Frame 1 (no input): blank canvas, image omitted
Frame 60 (no input): blank canvas, image omitted
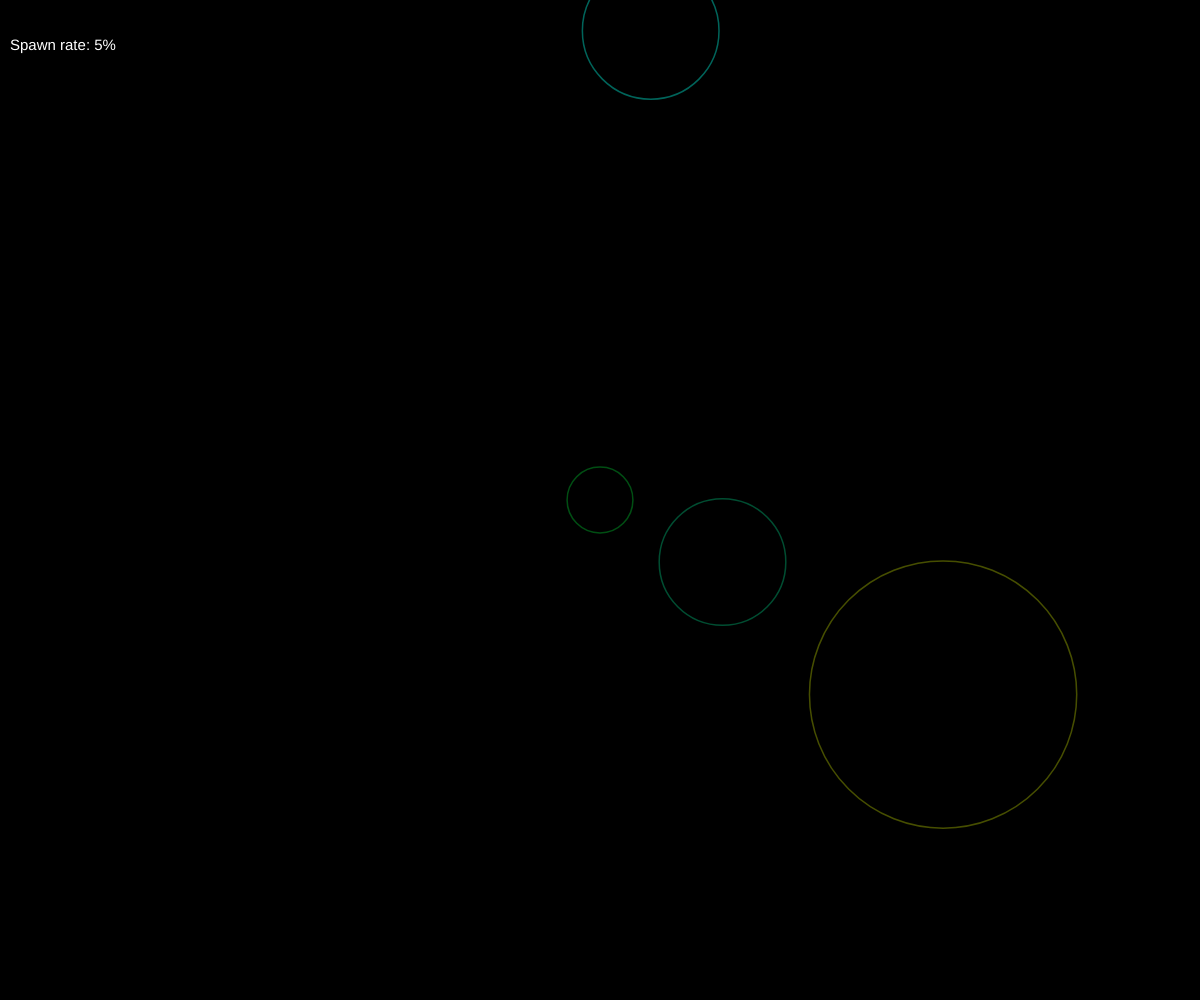
Frame 120 (the mouse pressed at the canvas centre since frame 60)

The p5.js sketch whose frames 1 and 60 were blank and that drew this single picture after the mouse press (run headless with seeded random() and noise() and a simulated clock; from frame 60 on, the mouse is pressed at the canvas centre):

// p5.js sketch
// ── sketch.js
let splashes = [];
let spawnRate = 5;

function setup() {
	createCanvas(windowWidth, windowHeight);
	background(0);
	fill(255);
	ellipseMode(CENTER);
	textSize(15);
}

function draw() {
	blendMode(BLEND);
	background(0);
	blendMode(ADD);
	for(splash of splashes){
		splash.draw();
		splash.update();
		if(splash.age >= 150)
			splashes.splice(splashes.indexOf(splash), 1);
	}
	if(random(0,100) <= spawnRate){
		splashes.push(new Splash(random(0,width), random(0,height)));
	}
	noStroke();
	fill(255);
	blendMode(BLEND);
	text("Spawn rate: " + spawnRate +"%", 10, 50);
}

function mousePressed(){
	splashes.push(new Splash(mouseX, mouseY));
}

function windowResized(){
	setup();
}

function keyPressed(){
	switch(keyCode){
		case UP_ARROW:
			spawnRate++;
			spawnRate = spawnRate > 100 ? 100 : spawnRate;
			break;
		case DOWN_ARROW:
			spawnRate--;
			spawnRate = spawnRate < 0 ? 0 : spawnRate;
			break;
	}
}

var lifeTime = 150;
var maxAge = 0;
var thickness = 1.5;

function Splash(x,y){
	this.x = x;
	this.y = y;
	this.age = 0;
	this.size = 0;
	this.radiusChange = random(1,5);
	this.hue = random(360);
	this.alpha = 100;
}

Splash.prototype.draw = function(){
	push();
	colorMode(HSB, 360, 100, 100, 100);
	noFill();
	strokeWeight(thickness)
	stroke(this.hue, 100, 50, this.alpha);
	ellipse(this.x, this.y, this.size, this.size);
	pop();
}

Splash.prototype.update = function(){
	this.age++;
	this.size += this.radiusChange;
	this.alpha -= 100/lifeTime;
	this.hue = (this.hue+5)%360;
}
// ── Splash.js
var historyLength = 150;
var maxAge = 0;
var thickness = 3;

function Splash(x,y){
	this.x = x;
	this.y = y;
	this.age = 0;
	this.size = 0;
	this.radiusChange = random(1,5);
	this.color = new Color(true);
	this.pg = createGraphics(this.radiusChange*historyLength, this.radiusChange*historyLength);
	this.pg.ellipseMode(CENTER);
	this.pg.noStroke();
}

Splash.prototype.draw = function(){
	this.pg.fill(this.color.r, this.color.g, this.color.b, this.color.alpha);
	this.pg.ellipse(this.pg.width/2, this.pg.height/2, this.size, this.size);
	this.pg.fill(0);
	this.pg.ellipse(this.pg.width/2, this.pg.height/2, this.size-thickness, this.size-thickness);
	image(this.pg, this.x, this.y);
}

Splash.prototype.update = function(){
	this.age++;
	this.size += this.radiusChange;
	this.color.alpha-=255/historyLength;
	this.color.cycle();
}

function Color(log){
	picker = floor(random(0,6));
	this.r = [0,1,2].indexOf(picker) > -1 ? 255 : 0;
	this.g = [2,3,4].indexOf(picker) > -1 ? 255 : 0;
	this.b = [4,5,0].indexOf(picker) > -1 ? 255 : 0;
	this.alpha = 255;
	this.cycleRate = random(1,50);
}

function Circle(color){
	this.color = new Color(false);
	this.color.r = color.r;
	this.color.g = color.g;
	this.color.b = color.b;
	this.size = 1;
}

Color.prototype.cycle = function(){
		let step = this.cycleRate;
		if(this.r >= 255 && this.b <= 0 && this.g < 255)
			this.g+=step;
		if(this.g >= 255 && this.r > 0)
			this.r-=step;
		if(this.g >= 255 && this.r <= 0 && this.b < 255)
			this.b+=step;
		if(this.b >= 255 && this.g > 0)
			this.g-=step;
		if(this.b >= 255 && this.g <= 0 && this.r < 255)
			this.r+=step;
		if(this.r >= 255 && this.b > 0)
			this.b-=step;
	}
// ── color-pool.html
<!DOCTYPE html>
<html>
  <head>
    <meta charset="UTF-8"\>
    <script src="https://cdnjs.cloudflare.com/ajax/libs/p5.js/0.5.11/p5.min.js"></script>
    <script src="sketch.js"></script>
    <link rel="stylesheet" type="text/css" href="../style.css">
  </head>
  <body>
    <div style="position: absolute; left: 10px; top: 10px; color: white; font-family: sans-serif;">
        Click around to drop some color, press up/down to increase/decrease the spawn rate. High spawn rates may slow down your browser.
    </div>
  </body>
</html>
